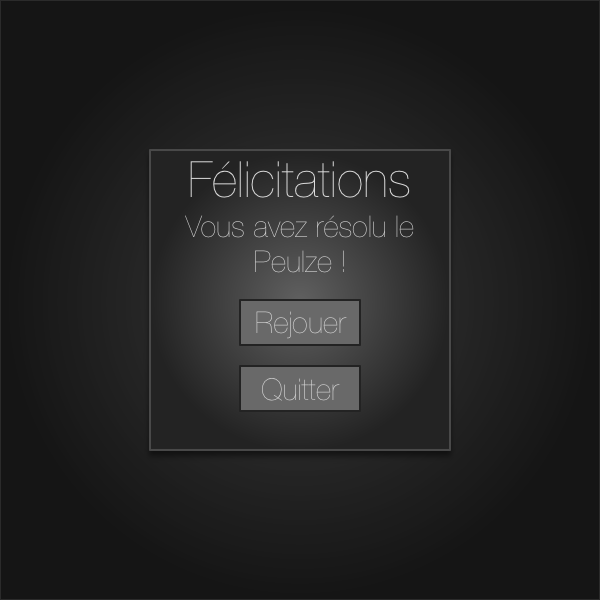

The image is a tile-based game level rendered from a .tmx file. Its description and source (layers, tilesets, objects; grid data summarised) follow:
An orthogonal 60x60 tile map with 10x10 px tiles, 1 tile layer (Calque de Tile 1).

<map version="1.0" orientation="orthogonal" renderorder="right-down" width="60" height="60" tilewidth="10" tileheight="10" nextobjectid="1">
 <tileset firstgid="1" name="End" tilewidth="10" tileheight="10">
  <image source="images/End.png" width="600" height="600" />
 </tileset>
 <layer name="Calque de Tile 1" width="60" height="60">
  <data>[3600 cells, 3600 non-empty, 3600 distinct tile ids]</data>
 </layer>
</map>